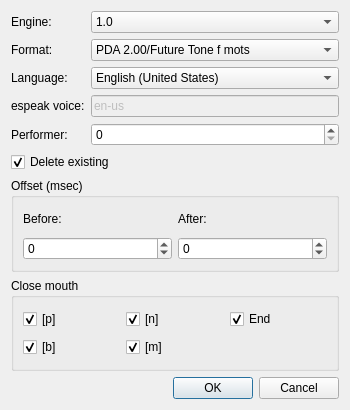
<?xml version="1.0" encoding="UTF-8"?>
<ui version="4.0">
 <class>diag_lipsync</class>
 <widget class="QDialog" name="diag_lipsync">
  <property name="windowModality">
   <enum>Qt::WindowModal</enum>
  </property>
  <property name="geometry">
   <rect>
    <x>0</x>
    <y>0</y>
    <width>350</width>
    <height>410</height>
   </rect>
  </property>
  <property name="minimumSize">
   <size>
    <width>350</width>
    <height>410</height>
   </size>
  </property>
  <property name="maximumSize">
   <size>
    <width>355</width>
    <height>410</height>
   </size>
  </property>
  <property name="windowTitle">
   <string>Lip Sync</string>
  </property>
  <property name="modal">
   <bool>true</bool>
  </property>
  <layout class="QGridLayout" name="gridLayout">
   <item row="8" column="0" colspan="2">
    <widget class="QGroupBox" name="groupBox_close_mouth">
     <property name="title">
      <string>Close mouth</string>
     </property>
     <layout class="QGridLayout" name="gridLayout_3">
      <item row="0" column="0">
       <widget class="QCheckBox" name="checkBox_close_mouth_p">
        <property name="text">
         <string>[p]</string>
        </property>
        <property name="checked">
         <bool>true</bool>
        </property>
       </widget>
      </item>
      <item row="0" column="1">
       <widget class="QCheckBox" name="checkBox_close_mouth_n">
        <property name="text">
         <string>[n]</string>
        </property>
        <property name="checked">
         <bool>true</bool>
        </property>
       </widget>
      </item>
      <item row="0" column="2">
       <widget class="QCheckBox" name="checkBox_close_mouth_end">
        <property name="text">
         <string>End</string>
        </property>
        <property name="checked">
         <bool>true</bool>
        </property>
       </widget>
      </item>
      <item row="1" column="0">
       <widget class="QCheckBox" name="checkBox_close_mouth_b">
        <property name="text">
         <string>[b]</string>
        </property>
        <property name="checked">
         <bool>true</bool>
        </property>
       </widget>
      </item>
      <item row="1" column="1" colspan="2">
       <widget class="QCheckBox" name="checkBox_close_mouth_m">
        <property name="text">
         <string>[m]</string>
        </property>
        <property name="checked">
         <bool>true</bool>
        </property>
       </widget>
      </item>
     </layout>
    </widget>
   </item>
   <item row="2" column="1">
    <widget class="QComboBox" name="comboBox_language">
     <item>
      <property name="text">
       <string>English (United States)</string>
      </property>
     </item>
     <item>
      <property name="text">
       <string>English (United Kingdom, RP)</string>
      </property>
     </item>
     <item>
      <property name="text">
       <string>Italian (Italy)</string>
      </property>
     </item>
     <item>
      <property name="text">
       <string>Spanish (Spain)</string>
      </property>
     </item>
     <item>
      <property name="text">
       <string>Spanish (Latin America)</string>
      </property>
     </item>
     <item>
      <property name="text">
       <string>Portuguese (Portugal)</string>
      </property>
     </item>
     <item>
      <property name="text">
       <string>Portuguese (Brasil)</string>
      </property>
     </item>
     <item>
      <property name="text">
       <string>French (France)</string>
      </property>
     </item>
     <item>
      <property name="text">
       <string>French (Belgium)</string>
      </property>
     </item>
     <item>
      <property name="text">
       <string>German (Germany)</string>
      </property>
     </item>
     <item>
      <property name="text">
       <string>Other</string>
      </property>
     </item>
     <item>
      <property name="text">
       <string>Latin script [aeioubpmn]</string>
      </property>
     </item>
    </widget>
   </item>
   <item row="2" column="0">
    <widget class="QLabel" name="label_language">
     <property name="text">
      <string>Language:</string>
     </property>
    </widget>
   </item>
   <item row="3" column="0">
    <widget class="QLabel" name="label_espeak_voice">
     <property name="text">
      <string>espeak voice:</string>
     </property>
    </widget>
   </item>
   <item row="3" column="1">
    <widget class="QLineEdit" name="lineEdit_espeak_voice">
     <property name="enabled">
      <bool>false</bool>
     </property>
     <property name="text">
      <string>en-us</string>
     </property>
    </widget>
   </item>
   <item row="7" column="0" colspan="2">
    <widget class="QGroupBox" name="groupBox_offset">
     <property name="title">
      <string>Offset (msec)</string>
     </property>
     <layout class="QGridLayout" name="gridLayout_2">
      <item row="0" column="0">
       <widget class="QLabel" name="label_offset_before">
        <property name="text">
         <string>Before:</string>
        </property>
       </widget>
      </item>
      <item row="0" column="1">
       <widget class="QLabel" name="label_offset_after">
        <property name="text">
         <string>After:</string>
        </property>
       </widget>
      </item>
      <item row="1" column="0">
       <widget class="QSpinBox" name="spinBox_offset_before">
        <property name="minimum">
         <number>-10000</number>
        </property>
        <property name="maximum">
         <number>10000</number>
        </property>
       </widget>
      </item>
      <item row="1" column="1">
       <widget class="QSpinBox" name="spinBox_offset_after">
        <property name="minimum">
         <number>-10000</number>
        </property>
        <property name="maximum">
         <number>10000</number>
        </property>
       </widget>
      </item>
     </layout>
    </widget>
   </item>
   <item row="1" column="0">
    <widget class="QLabel" name="label_format">
     <property name="text">
      <string>Format:</string>
     </property>
    </widget>
   </item>
   <item row="9" column="1">
    <widget class="QDialogButtonBox" name="buttonBox">
     <property name="orientation">
      <enum>Qt::Horizontal</enum>
     </property>
     <property name="standardButtons">
      <set>QDialogButtonBox::Cancel|QDialogButtonBox::Ok</set>
     </property>
    </widget>
   </item>
   <item row="0" column="1">
    <widget class="QComboBox" name="comboBox_engine">
     <item>
      <property name="text">
       <string>1.0</string>
      </property>
     </item>
    </widget>
   </item>
   <item row="1" column="1">
    <widget class="QComboBox" name="comboBox_format">
     <item>
      <property name="text">
       <string>PDA 2.00/Future Tone f mots</string>
      </property>
     </item>
    </widget>
   </item>
   <item row="0" column="0">
    <widget class="QLabel" name="label_engine">
     <property name="text">
      <string>Engine:</string>
     </property>
    </widget>
   </item>
   <item row="4" column="1">
    <widget class="QSpinBox" name="spinBox_performer">
     <property name="maximum">
      <number>5</number>
     </property>
    </widget>
   </item>
   <item row="4" column="0">
    <widget class="QLabel" name="label_performer">
     <property name="text">
      <string>Performer:</string>
     </property>
    </widget>
   </item>
   <item row="6" column="0" colspan="2">
    <widget class="QCheckBox" name="checkBox_delete_existing">
     <property name="text">
      <string>Delete existing</string>
     </property>
     <property name="checked">
      <bool>true</bool>
     </property>
    </widget>
   </item>
  </layout>
 </widget>
 <resources/>
 <connections>
  <connection>
   <sender>buttonBox</sender>
   <signal>accepted()</signal>
   <receiver>diag_lipsync</receiver>
   <slot>accept()</slot>
   <hints>
    <hint type="sourcelabel">
     <x>248</x>
     <y>254</y>
    </hint>
    <hint type="destinationlabel">
     <x>157</x>
     <y>274</y>
    </hint>
   </hints>
  </connection>
  <connection>
   <sender>buttonBox</sender>
   <signal>rejected()</signal>
   <receiver>diag_lipsync</receiver>
   <slot>reject()</slot>
   <hints>
    <hint type="sourcelabel">
     <x>316</x>
     <y>260</y>
    </hint>
    <hint type="destinationlabel">
     <x>286</x>
     <y>274</y>
    </hint>
   </hints>
  </connection>
 </connections>
</ui>
